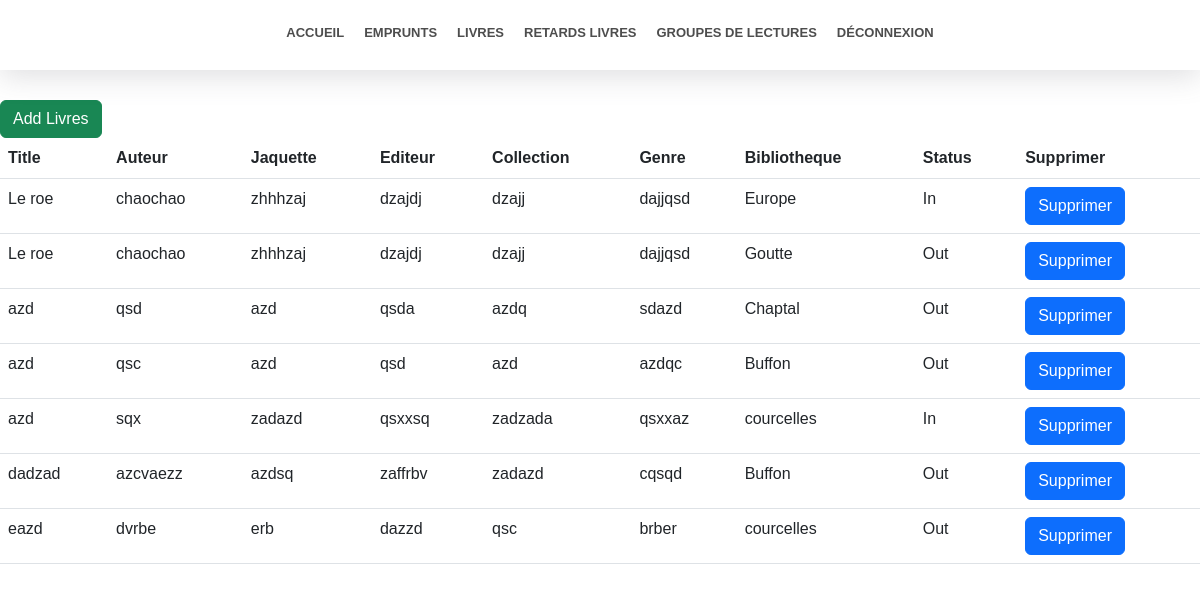
Page /libraire/livres (signed in) on the earlier database version.
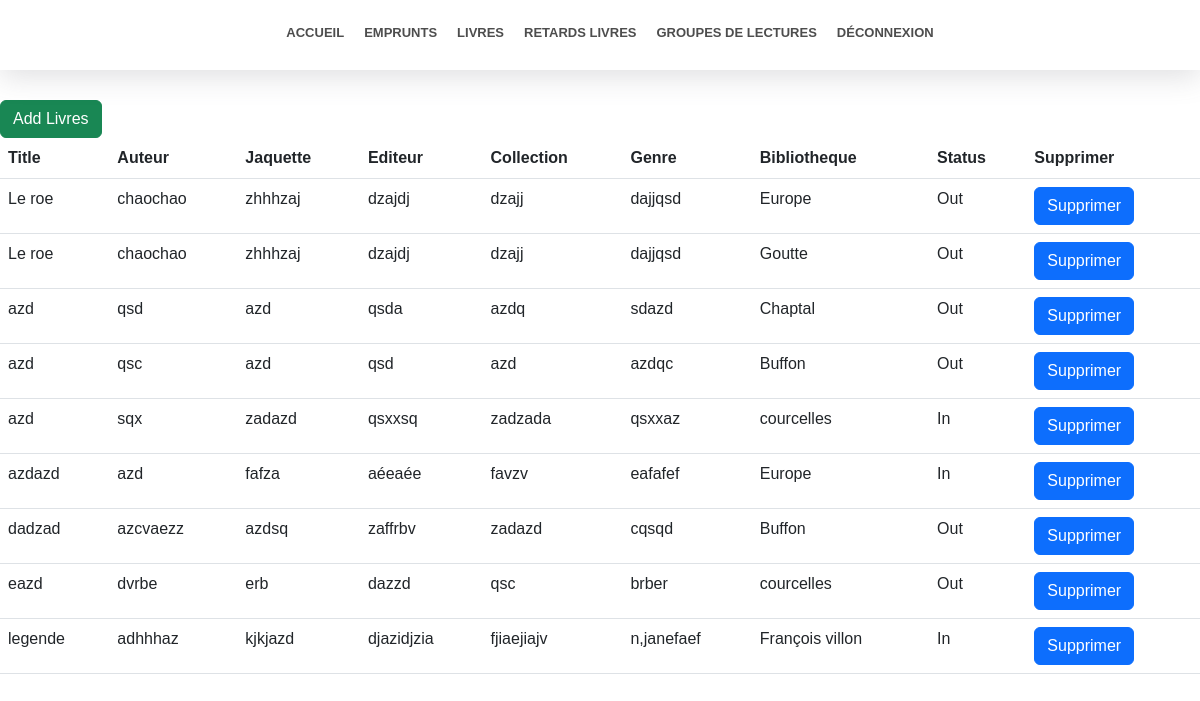
Same page on the later database version.
### accounts/models.py (models this page shows, shortened)
class Livre(models.Model):
    titre = models.CharField(max_length=60)
    auteur = models.CharField(max_length=60)
    jaquette = models.CharField(max_length=60)
    editeur = models.CharField(max_length=60)
    collection = models.CharField(max_length=60)
    genre = models.CharField(max_length=60)
    dispo = models.BooleanField(default=True)
    biblio = models.ForeignKey(Biliotheque, on_delete=models.CASCADE)

class Biliotheque(models.Model):
    name = models.CharField(max_length=60)
    adresse = models.CharField(max_length=60)
    ville = models.CharField(max_length=50)
    cp = models.CharField(max_length=60)

### livre/views.py (the view)
# urls.py: path('libraire/livres', livre_views.livre, name="libraire_livre"),
@user_passes_test(lambda u: u.is_staff, login_url='/login/')
def livre(request):
    context = {}
    context["livres"] = Livre.objects.order_by("titre")
    return render(request, 'libraire/livres.html', context=context)

### templates/libraire/livres.html (shortened to what this page needs)
{% extends 'libraire/base-libraire.html' %}
{% block content %}
    <div style="height: 100px"></div>
    <section style="max-width: 1400px;margin: auto;">
        <a href="{% url 'libraire_livre_add' %}" class="btn btn-success" >Add Livres</a>
        <table class="table">
            <thead>
                <tr>
                    <th>Title</th>
                    <th>Auteur</th>
                    <th>Jaquette</th>
                    <th>Editeur</th>
                    <th>Collection</th>
                    <th>Genre</th>
                    <th>Bibliotheque</th>
                    <th>Status</th>
                    <th>Supprimer</th>
                </tr>
            </thead>
            <tbody>
                {% for livre in livres %}
                    <tr>
                        <td>{{ livre.titre }}</td>
                        <td>{{ livre.auteur }}</td>
                        <td>{{ livre.jaquette }}</td>
                        <td>{{ livre.editeur }}</td>
                        <td>{{ livre.collection }}</td>
                        <td>{{ livre.genre }}</td>
                        <td>{{ livre.biblio.name }}</td>
                        <td>
                            {% if livre.dispo %}
                                In <iconify-icon icon="fluent:presence-available-10-filled" style="color: green;" width="40" class="icone-center"></iconify-icon>
                            {% else %}
                                Out <iconify-icon icon="ic:baseline-log-out" style="color: red;" width="40" class="icone-center"></iconify-icon>
                            {% endif %}
                        </td>
                        <td><a href="{% url 'libraire_livre_delete' livre.pk %}" class="btn btn-primary">Supprimer</a></td>
                    </tr>
                {% endfor %}
            </tbody>
        </table>
    </section>
{% endblock %}

Differences in the rows shown:
changed Livre (number 1 of 9 on the later page): dispo "In" → "Out"
added Livre: titre "azdazd", auteur "azd", jaquette "fafza", editeur "aéeaée", collection "favzv", genre "eafafef", biblio.name "Europe", dispo "In"
added Livre: titre "legende", auteur "adhhhaz", jaquette "kjkjazd", editeur "djazidjzia", collection "fjiaejiajv", genre "n,janefaef", biblio.name "François villon", dispo "In"
